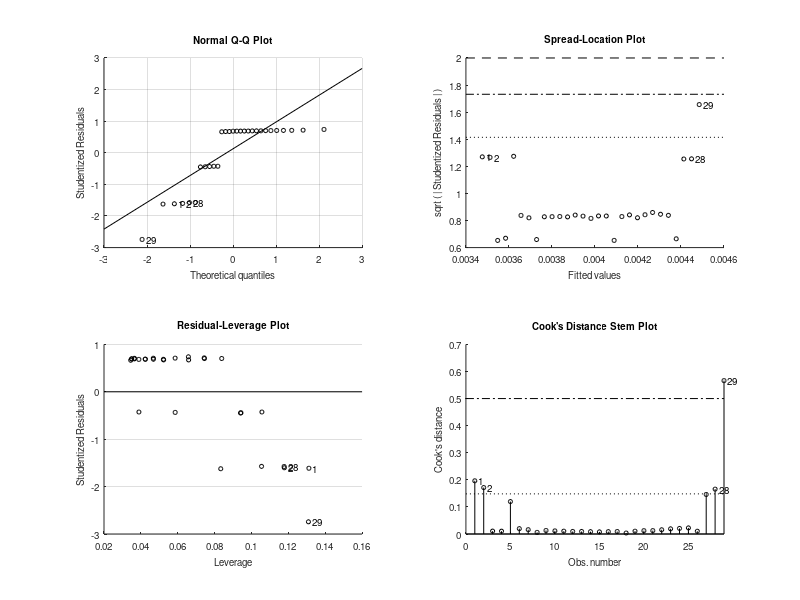

This figure's MATLAB source: (Note: this script raises an error after producing the figure.)
clc;clear;close all;

%data = csvread('kviscous.csv',1,0);
data = csvread('kviscous_velocity.csv',1,0);

Km = 0.036064542444157;
Ra = 3.714849119427301;

v = data(:,1);
i = data(:,2);
w = data(:,3);

Te = Km*i;

t = [0:127:6000]';
Tv_actual = 2.6e-6*(t*(2*pi/60))+0.0042;

fit1 = fitlm(v(20:end,1),Te(20:end,1))

fig_x = 400*2; fig_y = 225*2;
fitted = fit1.Fitted;
figure('Position',[100,100,fig_x,fig_y])
plot(w*(2*pi/60),Tv_actual,'g',w(20:end)*(2*pi/60), fitted,'-r',w*(2*pi/60),Te,'bo')
grid on
legend('Coloumb Friction, actual','Fitted Line','Data Points', 'Location', 'northwest')
title('Torque as a Function of Angular Velocity')
xlabel('Angular Velocity [$\frac{Rad}{S}$]','interpreter','LaTex')
ylabel('Torque [$Nm$]','interpreter','LaTex')

Tc = fit1.Coefficients.Estimate(1);

Kv = (Km*i-Tc)./(w*(2*pi/60));

figure('Position',[100,100,fig_x,fig_y])
plot(w*(2*pi/60),Kv,'-o')
grid on
title('Viscous Damping Factor as a Function of Angular Velocity')
xlabel('Angular Velocity [$\frac{Rad}{S}$]','interpreter','LaTex')
ylabel('Viscous Damping Factor [$Nm\cdot\frac{S}{Rad}$]','interpreter','LaTex')

Kv = sum(Kv(15:end))/length(Kv(15:end))
